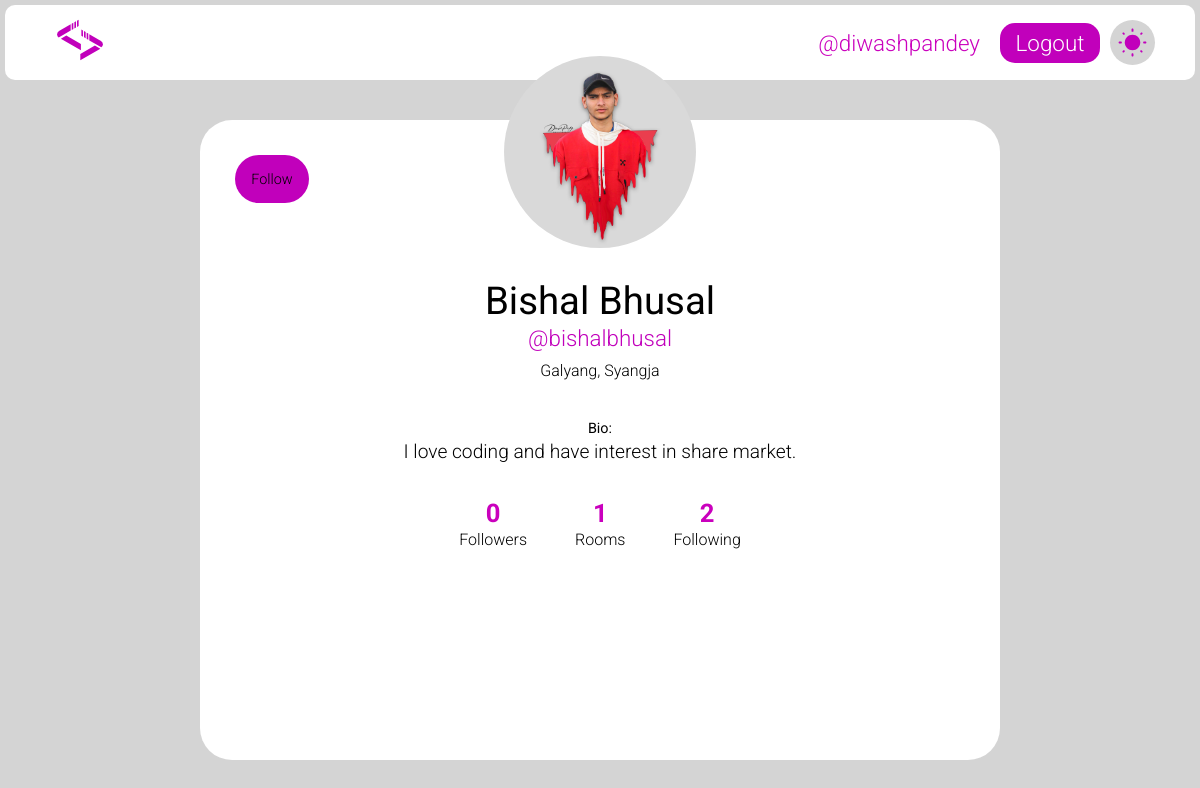
Screenshot of /profile/?profile=bishalbhusal (signed in) with the database file from the repository.
### accounts/models.py (models this page shows, shortened)
class UserAccount(AbstractUser):
    full_name = models.CharField(max_length=100, blank=True, null=True)
    profile_pic = models.ImageField(upload_to="profile_photo/", default="default_profile_photo.jpg")
    location = models.CharField(max_length = 256, blank=True)
    age = models.IntegerField(blank=True,  null=True)
    bio = models.TextField(blank=True, null=True)
    following = models.ManyToManyField('self', blank=True, related_name="followers", symmetrical=False)

### accounts/views.py (the view, shortened to what this page needs)
# urls.py: path('', views.getprofilepage, name='profilepage'),
@login_required(login_url="loginpage")
def getprofilepage(request):
    username = request.GET.get('profile')
    try:
        user = User.objects.get(username=username)
        room_count = user.room_host.all().count()
        followers = user.followers.all()
        followers_count = followers.count()
        following_count = user.following.all().count()
        already_following = False
        if user in request.user.following.all():
            already_following = True
        data = {"user" : user,
                "room_count":room_count,
                "followers":followers_count,
                "following":following_count,
                'already_following': already_following}
        return render(request, 'accounts/profilepage.html', data)
    except User.DoesNotExist:
        return redirect('homepage')

### accounts/templates/accounts/profilepage.html (shortened to what this page needs)
{% extends 'base.html' %}
{% load static %}
{% block stylesheet %}
<link rel="stylesheet" href="{% static 'css/profilepage.css' %}" />
{% endblock %}
{% block content %}
{% include 'header.html' %}
<main class="profile-page">
  <div class="content">
    <div class="content__cover">
      <div class="content__avatar">
        <img src="/media/{{user.profile_pic}}" alt="Profile_Pic"></img>
      </div>
    </div>
    <div class="content__actions">
      {% if not request.user == user %}
      <form method="post">
        <button class="button"
        {% if not request.user.username == user.username %}
        type="submit" name="commit" value="{% if already_following %} unfollow {{user.username}}{% else %}follow {{user.username}}{% endif %}"
        {% endif %}>
          {% if already_following %}
          Unfollow
          {% else %}
          Follow
          {% endif %}
        </button></form>
        {% endif %}
    </div>
    <div class="content__title">
      <h1>{{ user.full_name }}</h1>
      <h3>@{{ user.username }}</h3>
      <span>{{ user.location}}</span>
    </div>
    <div class="content__description">
      <p style="font-weight: 400; font-size: 0.9em;">Bio:</p>
      <p>{{ user.bio }}</p>
    </div>
    <ul class="content__list">
      <li><span class="numbers">{{followers}}</span>Followers</li>
      <li><a href="/?search={{ user.username }}"><span class="numbers">{{room_count}}</span>Rooms</a></li>
      <li><span class="numbers">{{following}}</span>Following</li>
    </ul>
  </div>
</main>
{% endblock %}

### templates/base.html (shortened to what this page needs)
<!DOCTYPE html>
{% load static %}
<html lang="en">
<head>
    <link rel="stylesheet" href="{% static 'css/base.css' %}">
    <link rel="stylesheet" href="{% static 'css/header.css' %}">
    {% block stylesheet %}
    {% endblock %}
</head>
<body class="">
    {% block content %}
    {% endblock %}
</body>
</html>

### templates/header.html (shortened to what this page needs)
{% load static %}
<header>
  <nav>
    <a href="/">
      <img
        src="{% static 'equipments/ConnectCodes_LOGO.svg' %}"
        alt="LOGO"
        height="50px"/>
    </a>
    <div class="profile_box">
      {% if request.user.is_authenticated %}
        <a href="{% url 'profilepage'%}?profile={{ request.user.username }}" class="username">@{{ request.user.username }}</a>
        <a href="{% url 'logoutuser' %}" class="logout_button">Logout</a>
        {% else %}
        <a href="{% url 'loginpage' %}" class="logout_button">Login</a>
        {% endif %}
        <label for="theme_selection" class="theme_box">
          <img src="{% static 'equipments/website_icons/homepage/sun.svg' %}" alt="Sun Icon" class="sun active">
        </label>
    </div>
  </nav>
</header>

### static/css/base.css (style rules this page uses)
:root { --background-theme:#d4d4d4; --navbar-background:#d7d7d7; --searchbox-background: #e5e5e5; --searchbox-text: #d0d0d0; --theme-text:#000000; --button-background:#c100bb; --username-text:#ca00bd; --mainboxes-background: #ffffff; --box-innertext: #ffffff; }
* { margin:0px; padding:0px; box-sizing: border-box; font-family: "Roboto", sans-serif; font-weight: 300; color: var(--theme-text); }
body { height:100vh; width:100vw; max-height:100vh; max-width:100vw; padding:5px; color:var(--theme-text); background-color: var(--background-theme); }

### static/css/header.css (style rules this page uses)
header { min-height:60px; width:100vw; margin: auto; position: fixed; padding:5px; top:0px; left: 0px; z-index: 50; }
nav { height:100%; padding:0 40px; display:flex; justify-content: space-between; align-items: center; background-color: var(--mainboxes-background); border-radius: 10px; }
nav a { color:var(--theme-text); font-size: 1.4em; margin:10px; text-decoration: none; }
.username { color:var(--username-text); }
.profile_box { display: flex; align-items: center; }
.profile_box>.logout_button { display: inline-flex; justify-content: center; align-items: center; height:40px; width:100px; border-radius: 15px; background-color: var(--button-background); color:var(--box-innertext); }
.theme_box { position:relative; height:45px; width:45px; display:flex; justify-content: center; align-items: center; background-color: var(--background-theme); border-radius: 50%; }
.theme_box>img { height:70%; width:70%; position:absolute; transform:scale(0) rotateZ(0); transition: transform 0.3s ease }
.theme_box>.active { transform:scale(1) rotateZ(360deg); }

### static/css/profilepage.css (style rules this page uses)
.profile-page { display: flex; height: calc(100vh - 10px); padding-top: 5rem; }
.profile-page .content { max-width: 800px; width: 100%; padding: 2rem; margin: auto; height: 80vh; display: flex; flex-direction: column; position: relative; background: var(--mainboxes-background); border-radius: 2rem; z-index:50; }
.profile-page .content__cover { position: relative; background: linear-gradient(150deg, #1d8cf8 20%, #3358f4 100%); }
.profile-page .content__avatar { height:12rem; width: 12rem; position: absolute; bottom: 0; left: 50%; z-index: 2; transform: translate(-50%, 50%); border-radius: 50%; }
.content__avatar>img { height:100%; width:100%; border-radius: inherit; object-fit: cover; object-position: center center; }
.profile-page .content__actions { display: flex; justify-content: space-between; padding: 0.2rem; }
.profile-page .content__actions .button { display: flex; flex-flow: row nowrap; align-items: center; justify-content: center; height: 3rem; padding: 0.2rem 1rem; border-radius: 2rem; text-decoration: none; font-size: 0.9rem; background-color: var(--button-background); border:none; }
.profile-page .content__title { margin-top: 4.5rem; text-align: center; order: 1; }
.profile-page .content__title h1 { margin-bottom: 0.1rem; font-size: 2.4rem; font-weight: 400; }
.profile-page .content__title h3 { margin-bottom: 10px; font-size: 1.4rem; color: var(--button-background); }
.profile-page .content__title span { font-size: 1rem; }
.profile-page .content__description { margin-top: 2.5rem; text-align: center; order: 2; }
.profile-page .content__description p { margin-bottom: 0.2rem; font-size: 1.2rem; }
.profile-page .content__list { display: flex; justify-content: center; margin-top: 2rem; list-style-type: none; order: 3; }
.profile-page .content__list li { padding: 0 1.5rem; text-align: center; font-size: 1rem; }
.profile-page .content__list li a { text-decoration: none; }
.profile-page .content__list li span { display: block; margin-bottom: 0.1rem; font-weight: bold; font-size: 1.6rem; }
.profile-page .content__list li .numbers { color: var(--username-text); }

### rows the page displays
UserAccount: user.username "diwashpandey"
UserAccount: profile_pic (picture), full_name "Bishal Bhusal", username "bishalbhusal", location "Galyang, Syangja", bio "I love coding and have interest in share market."

### other values shown
{{ followers }} "0"
{{ room_count }} "1"
{{ following }} "2"
